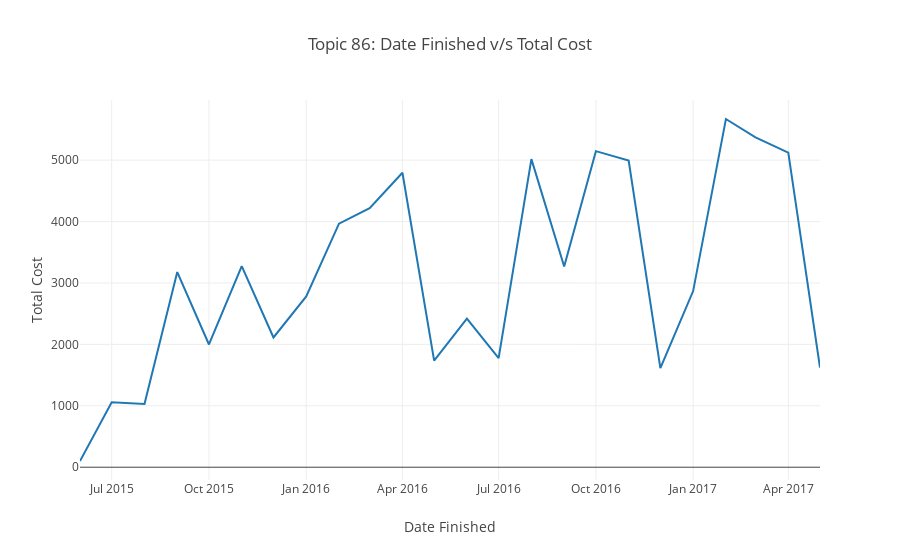

The notebook cell this image was saved under:
### Code cell
import plotly.graph_objs as go
topic = 86
topic = "Topic " + str(topic)
trace0 = go.Bar(
    x = list(month_dict),
    y = [month_dict[key] for key in list(month_dict)]
)

trace1 = Scatter(
    x = list(month_dict),
    y = [month_dict[key] for key in list(month_dict)],
    mode = 'line',
    name = 'markers'
)


layout = Layout(xaxis = dict(title = 'Date Finished'), yaxis = dict(title = 'Total Cost'), title = topic + ': Date Finished v/s Total Cost')
data = [trace1]

fig = {'data' : data, 'layout' : layout}

iplot(fig)
# plot(fig,  filename='topic.html')

### Figure 1 — Plotly figure (JSON) as saved in the notebook; plotly's stock layout.template omitted (floating-point values rounded to 4 significant figures)
{"data": [{"mode": "line", "name": "markers", "type": "scatter", "x": ["2015-06", "2015-07", "2015-08", "2015-09", "2015-10", "2015-11", "2015-12", "2016-01", "2016-02", "2016-03", "2016-04", "2016-05", "2016-06", "2016-07", "2016-08", "2016-09", "2016-10", "2016-11", "2016-12", "2017-01", "2017-02", "2017-03", "2017-04", "2017-05"], "y": [101.4, 1057.0, 1031.0, 3178.0, 1999.0, 3273.0, 2113.0, 2782.0, 3967.0, 4219.0, 4795.0, 1736.0, 2419.0, 1776.0, 5017.0, 3268.0, 5147.0, 4993.0, 1615.0, 2868.0, 5670.0, 5370.0, 5123.0, 1624.0]}], "layout": {"title": "Topic 86: Date Finished v/s Total Cost", "xaxis": {"title": "Date Finished"}, "yaxis": {"title": "Total Cost"}}}
